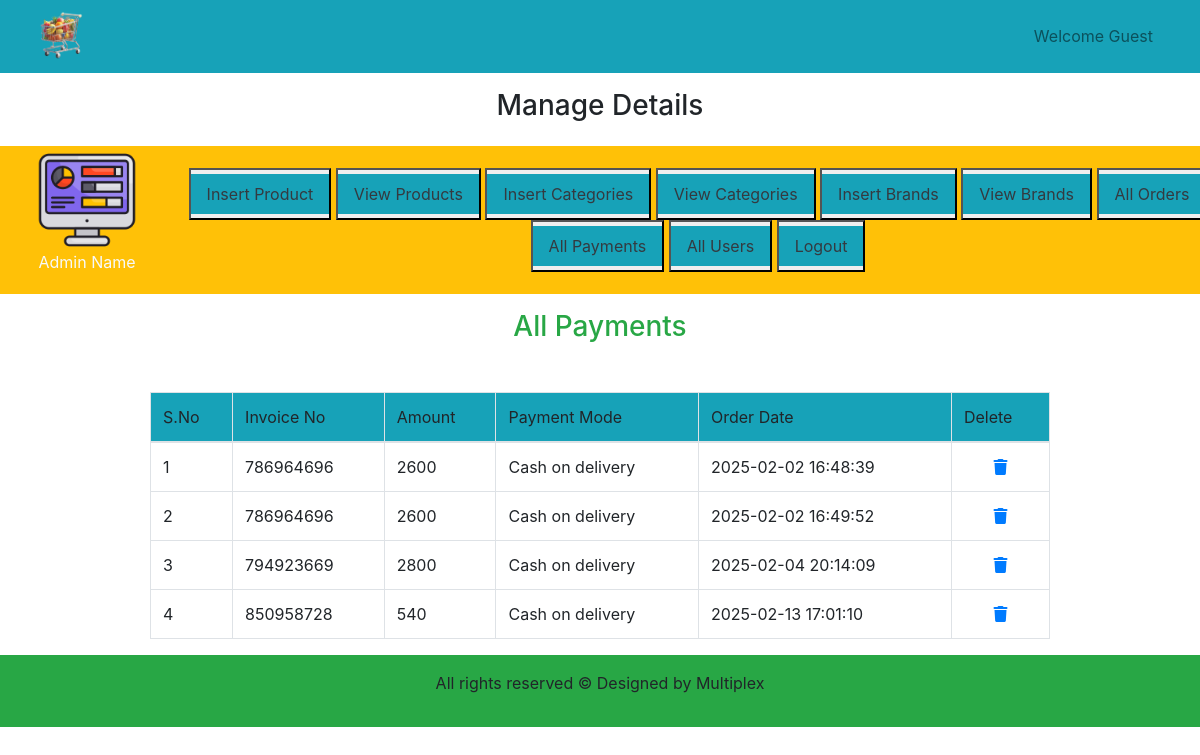
/admin_area/index.php?list_payments, run on the app's committed database.
### tables this page shows
CREATE TABLE `user_payment` (
  `payment_id` int(11) NOT NULL,
  `order_id` int(11) NOT NULL,
  `invoice_number` int(11) NOT NULL,
  `amount` int(11) NOT NULL,
  `payment_mode` varchar(255) NOT NULL,
  `date` timestamp NOT NULL DEFAULT current_timestamp() ON UPDATE current_timestamp()
);

### admin_area/list_payments.php (the view, shortened to what this page needs)
<h3 class="text-center text-success">All Payments</h3>
<table class="table table-bordered mt-5 w-75 mx-auto">
    <thead class="bg-info">
    <?php
    $get_payment = "select * from `user_payment`";
    $result= mysqli_query($con, $get_payment);
    $row_count = mysqli_num_rows($result);
if($row_count == 0){
    echo "<h2 class='text-center text-danger'>No Payment Found</h2>";
}
else{
        echo "     <tr>
        <td>S.No</td>
        <td>Invoice No</td>
        <td>Amount</td>
        <td>Payment Mode</td>
        <td>Order Date</td>
        <td>Delete</td>
</tr>  </thead>
<Tbody>";
    $i = 0;
    while($row = mysqli_fetch_array($result)){
        $order_id = $row['order_id'];
        $amount = $row['amount'];
        $invoice_number = $row['invoice_number'];
        $payment_mode = $row['payment_mode'];
        $date = $row['date'];
        $i++;
        echo "<tr>
        <td>$i</td>
        <td>$invoice_number</td>
        <td>$amount</td>
        <td>$payment_mode</td>
        <td>$date</td>
                <td class='text-center'><a href='delete_order.php?delete_order=$order_id'><i class='fa-solid fa-trash'></i></a></td>
    </tr>";
    }
}
?>
</Tbody>
</table>

### cs/style.css (style rules this page uses)
* { margin: 0; padding: 0; box-sizing: border-box; }

### admin_area/index.php (style rules this page uses)
body { overflow-x:hidden; }

### data on the page
user_payment: invoice_number "786964696", amount "2600", payment_mode "Cash on delivery", date "2025-02-02 16:48:39"
user_payment: invoice_number "786964696", amount "2600", payment_mode "Cash on delivery", date "2025-02-02 16:49:52"
user_payment: invoice_number "794923669", amount "2800", payment_mode "Cash on delivery", date "2025-02-04 20:14:09"
user_payment: invoice_number "850958728", amount "540", payment_mode "Cash on delivery", date "2025-02-13 17:01:10"
